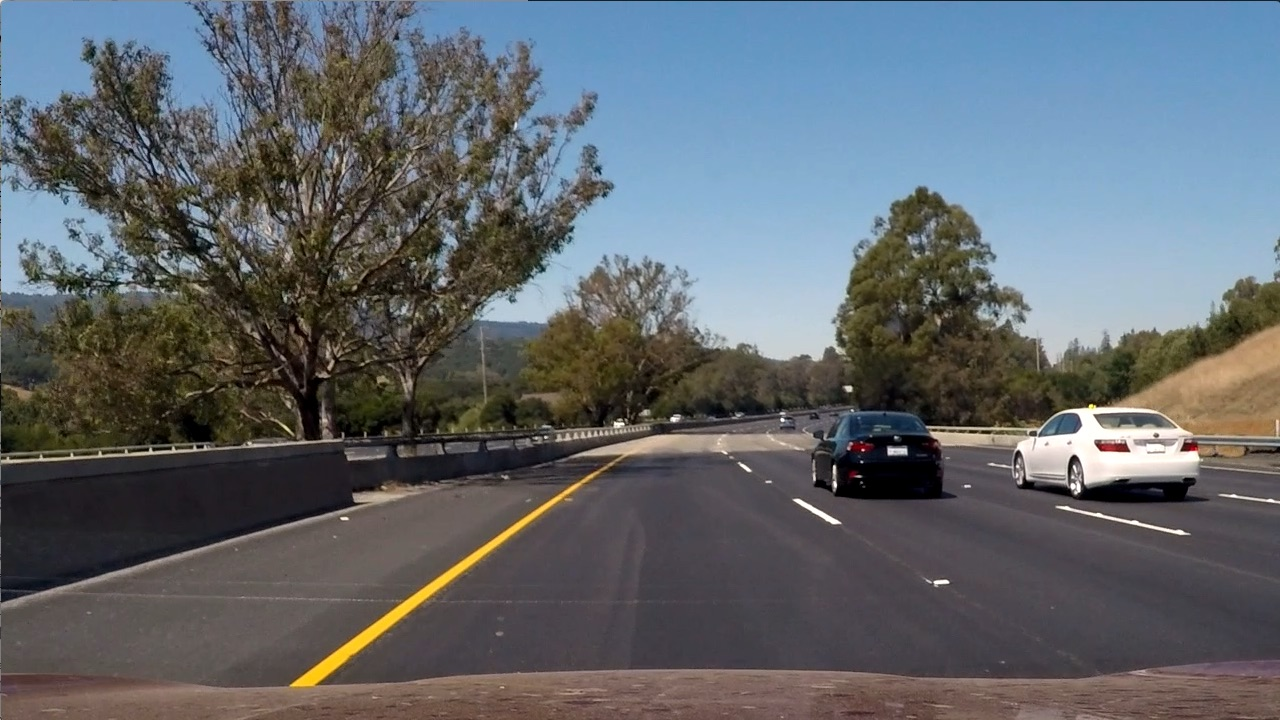
#> input picture test_images/test6.jpg, 1280 x 720 px
$ jupyter execute Perspective_Lane.ipynb   (shell and % lines are left out)   (older library calls are emulated)
#> lines starting #> are read from the running program, lines starting #| are printed output that depends on the picture; long printed decimals are rounded
[cell 1]
import numpy as np
import cv2
import matplotlib.pyplot as plt
import pickle
import random

from __future__ import print_function
from ipywidgets import interact, interactive, fixed
import ipywidgets as widgets

# Visualizations will be shown in the notebook.
plt.rcParams["figure.figsize"] = [10, 10]

image_file = 'test_images/test6.jpg'

window_width = 64 #64
window_height = 120 #120 180 con el primer src, 120
margin = 40 #40 con el primersrc, 60

"""
src = np.float32(
    [[0, 720],
    [1280, 720],
    [510, 480],
    [770, 480]])

dst = np.float32(
    [[0, 720],
    [1280, 720],
    [0, 0],
    [1280, 0]])
"""


src = np.float32(
    [[0, 720],
    [1280, 720],
    [510, 480],
    [770, 480]])

dst = np.float32(
    [[0, 720],
    [1280, 720],
    [0, 0],
    [1280, 0]])


m = cv2.getPerspectiveTransform(src, dst)
m_inv = cv2.getPerspectiveTransform(dst, src)

with open('calibration_data/calibration_matrices.p', 'rb') as f:
#> (reads calibration_data/calibration_matrices.p from the repository)
    save_dict = pickle.load(f)
mtx = save_dict['mtx']
dist = save_dict['dist']
print(mtx)
print()
print(dist)

# [23 lines left out: function region_of_interest, not called in this run]

def abs_sobel_thres(img, orient='x', sobel_thresh=(20, 100)):
    """
    Takes an image, gradient orientation, and threshold min/max values
    """
    # Convert to grayscale
    gray = cv2.cvtColor(img, cv2.COLOR_BGR2GRAY)
    # Apply x or y gradient with the OpenCV Sobel() function
    # and take the absolute value
    if orient == 'x':
        abs_sobel = np.absolute(cv2.Sobel(gray, cv2.CV_64F, 1, 0))
    if orient == 'y':
        abs_sobel = np.absolute(cv2.Sobel(gray, cv2.CV_64F, 0, 1))
    # Rescale back to 8 bit integer
    scaled_sobel = np.uint8(255*abs_sobel/np.max(abs_sobel))
    # Create a copy and apply the threshold
    binary_output = np.zeros_like(scaled_sobel)
    # Here I'm using inclusive (>=, <=) thresholds, but exclusive is ok too
    binary_output[(scaled_sobel >= sobel_thresh[0]) & (scaled_sobel <= sobel_thresh[1])] = 1

    # Return the result
    return binary_output

def mag_thres(img, sobel_kernel=3, mag_thresh=(30, 100)):
    """
    Return the magnitude of the gradient
    for a given sobel kernel size and threshold values
    """
    # Convert to grayscale
    gray = cv2.cvtColor(img, cv2.COLOR_BGR2GRAY)
    # Take both Sobel x and y gradients
    sobelx = cv2.Sobel(gray, cv2.CV_64F, 1, 0, ksize=sobel_kernel)
    sobely = cv2.Sobel(gray, cv2.CV_64F, 0, 1, ksize=sobel_kernel)
    # Calculate the gradient magnitude
    gradmag = np.sqrt(sobelx**2 + sobely**2)
    # Rescale to 8 bit
    scale_factor = np.max(gradmag)/255
    gradmag = (gradmag/scale_factor).astype(np.uint8)
    # Create a binary image of ones where threshold is met, zeros otherwise
    binary_output = np.zeros_like(gradmag)
    binary_output[(gradmag >= mag_thresh[0]) & (gradmag <= mag_thresh[1])] = 1

    # Return the binary image
    return binary_output

def dir_thres(img, sobel_kernel=3, dir_thresh=(0, np.pi/2)):
    """
    Return the direction of the gradient
    for a given sobel kernel size and threshold values
    """
    # Convert to grayscale
    gray = cv2.cvtColor(img, cv2.COLOR_BGR2GRAY)
    # Calculate the x and y gradients
    sobelx = cv2.Sobel(gray, cv2.CV_64F, 1, 0, ksize=sobel_kernel)
    sobely = cv2.Sobel(gray, cv2.CV_64F, 0, 1, ksize=sobel_kernel)
    # Take the absolute value of the gradient direction,
    # apply a threshold, and create a binary image result
    absgraddir = np.arctan2(np.absolute(sobely), np.absolute(sobelx))
    binary_output =  np.zeros_like(absgraddir)
    binary_output[(absgraddir >= dir_thresh[0]) & (absgraddir <= dir_thresh[1])] = 1

    # Return the binary image
    return binary_output

def HLS_thres(img, HLS_thresh=(100, 255)):
    """
    Convert RGB to HLS and threshold to binary image using S channel
    """
    hls = cv2.cvtColor(img, cv2.COLOR_BGR2HLS)
    s_channel = hls[:,:,2]
    binary_output = np.zeros_like(s_channel)
    binary_output[(s_channel > HLS_thresh[0]) & (s_channel <= HLS_thresh[1])] = 1
    return binary_output

def HSV_thres(img, HSV_thresh=(100, 255)):
    """
    Convert RGB to HLS and threshold to binary image using S channel
    """
    hsv = cv2.cvtColor(img, cv2.COLOR_BGR2HSV)
    s_channel = hsv[:,:,2]
    binary_output = np.zeros_like(s_channel)
    binary_output[(s_channel > HSV_thresh[0]) & (s_channel <= HSV_thresh[1])] = 1
    return binary_output

def yellow(img):
    hsv = cv2.cvtColor(img, cv2.COLOR_BGR2HSV)
    lower_yellow = np.array([0,100,100])
    upper_yellow = np.array([50,255,255])
    mask = cv2.inRange(hsv, lower_yellow, upper_yellow)
    return mask

# [6 lines left out: function white, not called in this run]

'''
def combined_thresh(img):
    abs_bin = abs_sobel_thres(img, orient='x', sobel_thresh=(30, 255))
    mag_bin = mag_thres(img, sobel_kernel=3, mag_thresh=(50, 255))
    dir_bin = dir_thres(img, sobel_kernel=15, dir_thresh=(0.7, 1.1))
    hls_bin = HLS_thres(img, HLS_thresh=(150, 255))#80
    hsv_bin = HSV_thres(img, HSV_thresh=(150, 255))#80
    yellow_mask = yellow(img)
    white_mask = white(img)
    combined = np.zeros_like(dir_bin)
    #combined[(abs_bin == 1 | ((mag_bin == 1) & (dir_bin == 1))) | ((hls_bin == 1)&(hsv_bin == 1)) | ((yellow == 1)&(white == 1))] = 1
    combined[(abs_bin == 1 | ((mag_bin == 1) & (dir_bin == 1))) | ((yellow == 1)&(white == 1))] = 1

    return combined
'''
#50,60,0.7,190

def combined_thresh(img):
    abs_bin = abs_sobel_thres(img, orient='x', sobel_thresh=(60, 255))
    mag_bin = mag_thres(img, sobel_kernel=3, mag_thresh=(60, 255))
    dir_bin = dir_thres(img, sobel_kernel=15, dir_thresh=(0.7, 1.1))
    hls_bin = HLS_thres(img, HLS_thresh=(12, 255))
    hsv_bin = HSV_thres(img, HSV_thresh=(170, 255))
    combined = np.zeros_like(dir_bin)
    combined[(abs_bin == 1 | ((mag_bin == 1) & (dir_bin == 1))) | ((hls_bin == 1)&(hsv_bin == 1))] = 1
    #combined[((hls_bin == 1)&(hsv_bin == 1))] = 1

    return combined

def window_mask(width, height, img_ref, center,level):
    output = np.zeros_like(img_ref)
    output[int(img_ref.shape[0]-(level+1)*height):int(img_ref.shape[0]-level*height),max(0,int(center-width/2)):min(int(center+width/2),img_ref.shape[1])] = 1
    return output

def find_window_centroids(image, window_width, window_height, margin):

    window_centroids = [] # Store the (left,right) window centroid positions per level
    window = np.ones(window_width) # Create our window template that we will use for convolutions

    # First find the two starting positions for the left and right lane by using np.sum to get the vertical image slice
    # and then np.convolve the vertical image slice with the window template

    # Sum quarter bottom of image to get slice, could use a different ratio
    l_sum = np.sum(warped[int(3*warped.shape[0]/4):,:int(warped.shape[1]/2)], axis=0)
    l_center = np.argmax(np.convolve(window,l_sum))-window_width/2
    r_sum = np.sum(warped[int(3*warped.shape[0]/4):,int(warped.shape[1]/2):], axis=0)
    r_center = np.argmax(np.convolve(window,r_sum))-window_width/2+int(warped.shape[1]/2)

    # Add what we found for the first layer
    window_centroids.append((l_center,r_center))

    # Go through each layer looking for max pixel locations
    for level in range(1,(int)(warped.shape[0]/window_height)):
        # convolve the window into the vertical slice of the image
        image_layer = np.sum(warped[int(warped.shape[0]-(level+1)*window_height):int(warped.shape[0]-level*window_height),:], axis=0)
        conv_signal = np.convolve(window, image_layer)
        # Find the best left centroid by using past left center as a reference
        # Use window_width/2 as offset because convolution signal reference is at right side of window, not center of window
        offset = window_width/2
        l_min_index = int(max(l_center+offset-margin,0))
        l_max_index = int(min(l_center+offset+margin,warped.shape[1]))
        l_center = np.argmax(conv_signal[l_min_index:l_max_index])+l_min_index-offset
        # Find the best right centroid by using past right center as a reference
        r_min_index = int(max(r_center+offset-margin,0))
        r_max_index = int(min(r_center+offset+margin,warped.shape[1]))
        r_center = np.argmax(conv_signal[r_min_index:r_max_index])+r_min_index-offset
        # Add what we found for that layer
        window_centroids.append((l_center,r_center))

    return window_centroids

[cell 2]
image = cv2.imread(image_file)
#> image is the input picture: shape (720, 1280, 3); mean B, G, R 107.9, 102.6, 97
image = cv2.resize(image, (1280, 720))
imagergb = cv2.cvtColor(image, cv2.COLOR_BGR2RGB)
image = cv2.undistort(image, mtx, dist, None, mtx)
imshape = image.shape
warped_img = cv2.warpPerspective(imagergb, m, (image.shape[1], image.shape[0]), flags=cv2.INTER_LINEAR)
# [4 lines of commented-out code are left out]
plt.imshow(warped_img, cmap="gray")
#plt.imshow(image_region, cmap="gray")
plt.title('warped images')

[cell 3]
yellow_mask = yellow(image)
warped_y = cv2.warpPerspective(yellow_mask, m, (image.shape[1], image.shape[0]), flags=cv2.INTER_LINEAR)
plt.imshow(warped_y, cmap="gray")

[cell 4]
def white(img):
    hsv = cv2.cvtColor(img, cv2.COLOR_BGR2HSV)
    lower_white = np.array([10,0,170])
    upper_white = np.array([255,80,255])
    mask = cv2.inRange(hsv, lower_white, upper_white)
    return mask

white_mask = white(image)
warped_w = cv2.warpPerspective(white_mask, m, (image.shape[1], image.shape[0]), flags=cv2.INTER_LINEAR)
plt.imshow(warped_w, cmap="gray")

[cell 5]
binary = combined_thresh(image)
#> in mag_thres, `scale_factor = np.max(gradmag)/255`: scale_factor = 3.17
warped = cv2.warpPerspective(binary, m, (image.shape[1], image.shape[0]), flags=cv2.INTER_LINEAR)
warped[:,0:150] = 0
warped[300:720,500:1000] = 0
#warped = cv2.dilate(warped,np.ones((7, 7)))
#warped = cv2.erode(warped,np.ones((7, 7)))
plt.imshow(warped, cmap="gray")
plt.title('Combined Thresholding')

[cell 6]
warped_bin = warped*255
new_binary = np.zeros((warped_bin.shape[0],warped_bin.shape[1],3), dtype=np.uint8)
for y in range(0,warped_bin.shape[1]-1):
    for x in range(0,warped_bin.shape[0]-1):
        new_binary[x][y][0] = warped_bin[x][y]
final = cv2.addWeighted(warped_img, 0.7, new_binary, 1.0, 0.0)
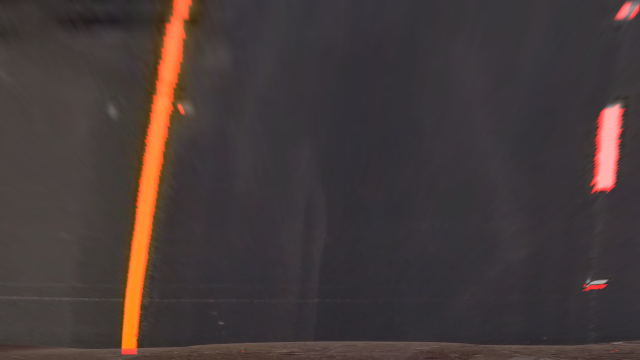
#> final: shape (720, 1280, 3) (shown at 1/2 size); mean R, G, B 68.2, 57.9, 57.1
plt.imshow(final, cmap="gray")
plt.title('Final')

[cell 7]
histogram = np.sum(warped[int(warped.shape[0]/2):,:], axis=0)
#> histogram = 1280 values, max 278.7 at index 273, min 0 at index 0, mean 9.92
plt.plot(histogram)
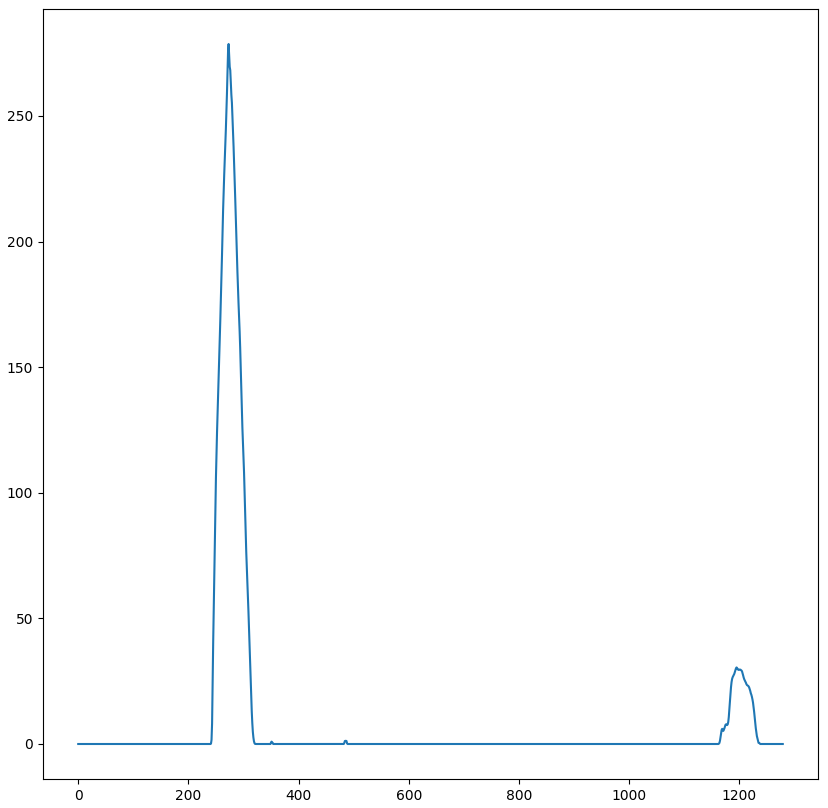
#> figure drawn by matplotlib, 1 panel; curve peaks at x = 273, y = 278.7

[cell 8]
window_centroids = find_window_centroids(warped, window_width, window_height, margin)
#> in find_window_centroids, `l_sum = np.sum(warped[int(3*warped.shape[0]/4):,:int(warped.shape[1]/2..`: l_sum = 640 values, max 169 at index 262, min 0 at index 0, mean 8.22
#> in find_window_centroids, `l_center = np.argmax(np.convolve(window,l_sum))-window_width/2`: l_center = 261
#> in find_window_centroids, `r_sum = np.sum(warped[int(3*warped.shape[0]/4):,int(warped.shape[1]/2)..`: r_sum = 640 values, max 8.57 at index 562, min 0 at index 0, mean 0.525
#> in find_window_centroids, `r_center = np.argmax(np.convolve(window,r_sum))-window_width/2+int(war..`: r_center = 1195
#> the loop in find_window_centroids, `for level in range(1,(int)(warped.shape[0]/window_height)):` made 5 passes
#> (l_min_index, l_max_index, l_center, r_min_index, r_max_index, r_center) on passes 1 to 4: (253, 333, 270, 1187, 1267, 1185), (262, 342, 289, 1177, 1257, 1203), (281, 361, 309, 1195, 1275, 1215), (301, 381, 333, 1207, 1280, 1223)
#> after the loop in find_window_centroids, `for level in range(1,(int)(warped.shape[0]/window_height)):`: window_centroids = [(261, 1195), (270, 1185), (289, 1203), (309, 1215), (333, 1223), (352, 1247)]

# If we found any window centers
if len(window_centroids) > 0:

    # Points used to draw all the left and right windows
    l_points = np.zeros_like(warped)
    r_points = np.zeros_like(warped)

    # Go through each level and draw the windows
    for level in range(0,len(window_centroids)):
        # Window_mask is a function to draw window areas
        l_mask = window_mask(window_width,window_height,warped,window_centroids[level][0],level)
        r_mask = window_mask(window_width,window_height,warped,window_centroids[level][1],level)
        # Add graphic points from window mask here to total pixels found
        l_points[(l_points == 255) | ((l_mask == 1) ) ] = 255
        r_points[(r_points == 255) | ((r_mask == 1) ) ] = 255
#> this loop made 6 passes

    # Draw the results
    template = np.array(r_points+l_points,np.uint8) # add both left and right window pixels together
    zero_channel = np.zeros_like(template) # create a zero color channle
    template = np.array(cv2.merge((zero_channel,template,zero_channel)),np.uint8) # make window pixels green
#> template: shape (720, 1280, 3)
    warpage = np.array(cv2.merge((warped,warped,warped)),np.uint8) # making the original road pixels 3 color channels
    output = cv2.addWeighted(warpage, 1, template, 0.5, 0.0) # overlay the orignal road image with window results

# If no window centers found, just display orginal road image
else:
    output = np.array(cv2.merge((warped,warped,warped)),np.uint8)

left_mask = np.concatenate((np.ones((warped.shape[0],int(warped.shape[1]/2),3), dtype=np.uint8)*255, np.zeros((warped.shape[0],int(warped.shape[1]/2),3), dtype=np.uint8)), axis=1)
right_mask = np.concatenate((np.zeros((warped.shape[0],int(warped.shape[1]/2),3), dtype=np.uint8), np.ones((warped.shape[0],int(warped.shape[1]/2),3), dtype=np.uint8)*255), axis=1)
left = cv2.bitwise_and(left_mask,output)
right = cv2.bitwise_and(right_mask,output)
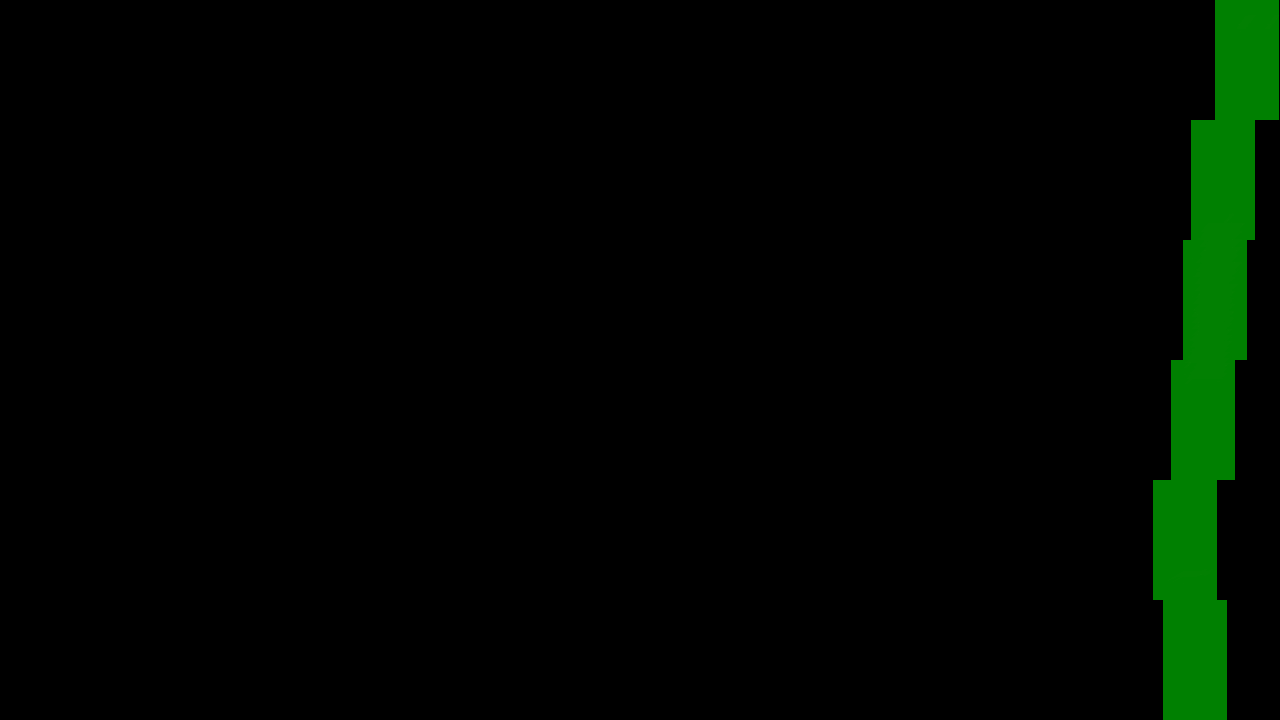
#> right: shape (720, 1280, 3); mean of channels 0, 1, 2 0, 6.4, 0; drawn as B, G, R

final_output = cv2.addWeighted(final, 1.0, output, 0.9, 0.0)

# Display the final results
plt.imshow(final_output,cmap="gray")
plt.title('window fitting results')

[cell 9]
left_points = np.transpose(np.asarray(np.nonzero(cv2.cvtColor(left, cv2.COLOR_BGR2GRAY))))
#> left_points = 46085 pairs, first value 0 to 719, second value 229 to 487
right_points = np.transpose(np.asarray(np.nonzero(cv2.cvtColor(right, cv2.COLOR_BGR2GRAY))))
#> right_points = 46084 pairs, first value 0 to 719, second value 1153 to 1279

lout = np.polyfit(left_points[:,0],left_points[:,1],2)
#> lout = [7.6e-05, -0.208, 363.6]
rout = np.polyfit(right_points[:,0],right_points[:,1],2)
#> rout = [0.000139, -0.19, 1255]

[cell 10]
leftout_x = []
leftout_y = []
left_line_points = np.zeros((1,720,2), dtype=np.int32)
the_points = np.zeros((1,720*2,2), dtype=np.int32)


for i in range(0,720):
    #leftout_y.append(i)
    #leftout_x.append(int(lout[0]*i*i + lout[1]*i + lout[2]))
    leftout_y.append(i)
    leftout_x.append(int(lout[0]*i*i + 1*lout[1]*i + lout[2]))
    left_line_points[0][i] = [int(lout[0]*i*i + lout[1]*i + lout[2]),i]
    the_points[0][i] = [int(lout[0]*i*i + lout[1]*i + lout[2]),i]
#> after the loop, left_line_points = 720 pairs, first value 253 to 363, second value 0 to 719; leftout_x = 720 values, max 363 at index 0, min 253 at index 711, mean 301.3; leftout_y = 720 values from 0 to 719; the_points = 1440 pairs, first value 0 to 363, second value 0 to 719

print(the_points[0][719])
#| [253 719]

plt.xlim(0, 1280)
plt.ylim(0, 720)
plt.plot(leftout_x, leftout_y, color='red', linewidth=3)
plt.gca().invert_yaxis()

[cell 11]
rightout_x = []
rightout_y = []
right_line_points = np.zeros((1,720,2), dtype=np.int32)

for i in range(0,720):
    #rightout_y.append(719-i)
    #rightout_x.append(int(rout[0]*(719-i)*(719-i) + rout[1]*(719-i) + rout[2]))
    rightout_y.append(719-i)
    rightout_x.append(int(rout[0]*(719-i)*(719-i) + rout[1]*(719-i) + rout[2]))
    right_line_points[0][i] = [int(rout[0]*(719-i)*(719-i) + rout[1]*(719-i) + rout[2]),(719-i)]
    the_points[0][i+720] = [int(rout[0]*(719-i)*(719-i) + rout[1]*(719-i) + rout[2]),(719-i)]
#> after the loop, right_line_points = 720 pairs, first value 1190 to 1254, second value 0 to 719; rightout_x = 720 values from 1190 to 1254; rightout_y = 720 values, max 719 at index 0, min 0 at index 719, mean 359.5; the_points = 1440 pairs, first value 253 to 1254, second value 0 to 719
    #the_points[0][i+720] = [int(lout[0]*(719-i)*(719-i) + lout[1]*(719-i) + rout[2]),(719-i)]
    #the_points[0][i+720] = [int(lout[0]*(719-i)*(719-i) + lout[1]*(719-i) + (lout[2]+910)),(719-i)]

print(the_points[0][720])
#| [1190  719]
print(the_points[0][720*2-1])
#| [1254    0]
dist = np.linalg.norm(the_points[0][719]-the_points[0][720])
#> dist = 937
print(dist)
#| 937.0
plt.xlim(0, 1280)
plt.ylim(0, 720)
plt.plot(rightout_x, rightout_y, color='red', linewidth=3)
plt.gca().invert_yaxis()

[cell 12]
output_pol = np.zeros_like(template)
cv2.fillConvexPoly(output_pol,the_points, (0,255,0))
poligon = cv2.addWeighted(final, 1.0, output_pol, 0.5, 0)
plt.imshow(poligon,cmap="gray")
plt.title('window fitting results')

[cell 13]
ym_per_pix = 30/720 # meters per pixel in y dimension
xm_per_pix = 3.7/700 # meters per pixel in x dimension

left_fit_cr = np.polyfit(left_points[:,1]*ym_per_pix, left_points[:,0]*xm_per_pix, 2)
#> left_fit_cr = [0.0069, -0.773, 10.51]
right_fit_cr = np.polyfit(right_points[:,1]*ym_per_pix, right_points[:,0]*xm_per_pix, 2)
#> right_fit_cr = [-0.0462, 4.02, -83.12]

left_curverad = ((1 + (2*left_fit_cr[0]*719*ym_per_pix + left_fit_cr[1])**2)**1.5) / np.absolute(2*left_fit_cr[0])
#> left_curverad = 86.99
right_curverad = ((1 + (2*right_fit_cr[0]*719*ym_per_pix + right_fit_cr[1])**2)**1.5) / np.absolute(2*right_fit_cr[0])
#> right_curverad = 44.39
center_dev = (image.shape[1]/2-(lout[2]+(rout[2]-lout[2])/2))*xm_per_pix*100
#> center_dev = -89.47
print(left_curverad, 'm', right_curverad, 'm')
#| 86.987 m 44.390 m
print((image.shape[1]/2-(lout[2]+(rout[2]-lout[2])/2))*xm_per_pix*100, 'cm')
#| -89.473 cm

newwarp = cv2.warpPerspective(output_pol, m_inv, (image.shape[1], image.shape[0]))
# Combine the result with the original image
result = cv2.addWeighted(image, 1, newwarp, 0.3, 0)
result = cv2.cvtColor(result, cv2.COLOR_BGR2RGB)
cv2.putText(result,'Left Curvature: '+str(left_curverad)+' m',(50,75), cv2.FONT_HERSHEY_SIMPLEX, 1.25,(255,255,255),2)
cv2.putText(result,'Right Curvature: '+str(right_curverad)+' m',(50,125), cv2.FONT_HERSHEY_SIMPLEX, 1.25,(255,255,255),2)
cv2.putText(result,'Lane Deviation: '+str(center_dev)+' cm',(50,175), cv2.FONT_HERSHEY_SIMPLEX, 1.25,(255,255,255),2)
plt.imshow(result)
